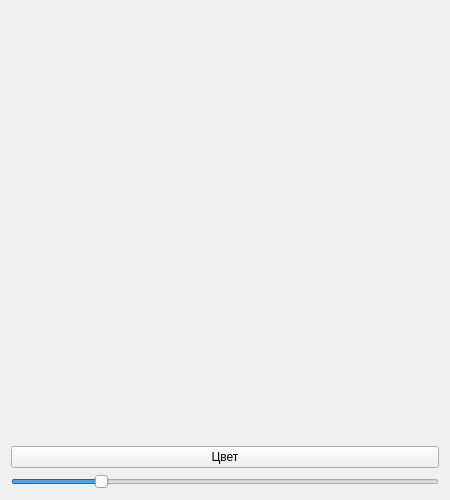
<?xml version="1.0" encoding="UTF-8"?>
<ui version="4.0">
    <class>Form</class>
    <widget class="QWidget" name="Form">
        <property name="geometry">
            <rect>
                <x>0</x>
                <y>0</y>
                <width>450</width>
                <height>500</height>
            </rect>
        </property>
        <property name="windowTitle">
            <string>Смайлик</string>
        </property>
        <layout class="QVBoxLayout" name="verticalLayout">
            <item>
                <widget class="QWidget" name="canvas">
                    <property name="minimumSize">
                        <size>
                            <width>400</width>
                            <height>400</height>
                        </size>
                    </property>
                </widget>
            </item>
            <item>
                <widget class="QPushButton" name="btnColor">
                    <property name="text">
                        <string>Цвет</string>
                    </property>
                </widget>
            </item>
            <item>
                <widget class="QSlider" name="sliderScale">
                    <property name="orientation">
                        <enum>Qt::Horizontal</enum>
                    </property>
                    <property name="minimum">
                        <number>50</number>
                    </property>
                    <property name="maximum">
                        <number>300</number>
                    </property>
                    <property name="value">
                        <number>100</number>
                    </property>
                </widget>
            </item>
        </layout>
    </widget>
</ui>
